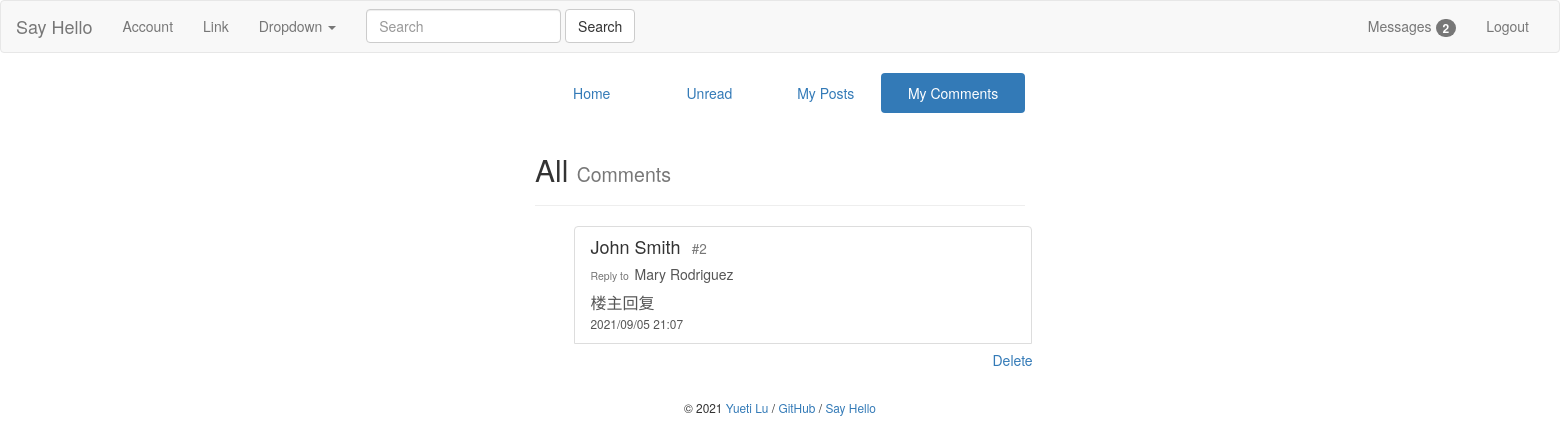
/admin/comments (signed in), run on an earlier commit of the app's database.
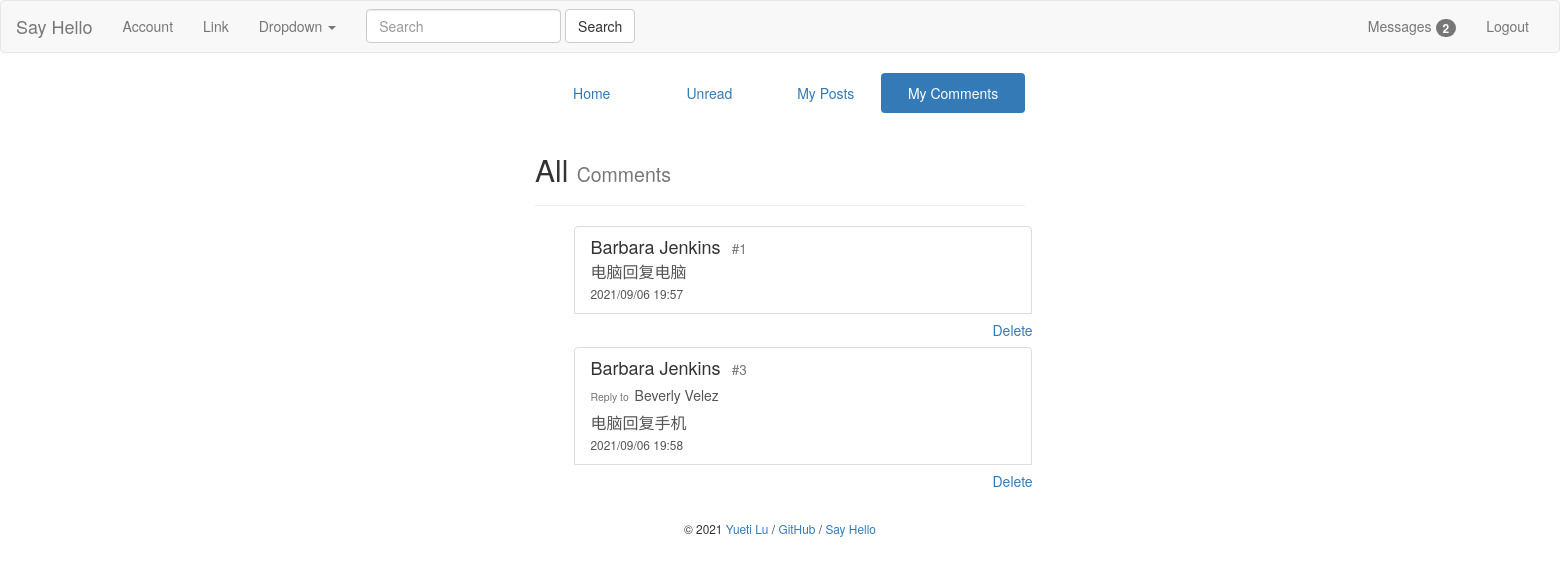
And on a later commit of the database.
### bluelog/models.py (models this page shows)
class Comment(db.Model):
    id = db.Column(db.Integer, primary_key=True)
    name = db.Column(db.String(30))
    body = db.Column(db.Text)
    replyTo = db.Column(db.String(30))
    commentFloor = db.Column(db.Integer)
    from_admin = db.Column(db.Boolean, default=False)
    timestamp = db.Column(db.DateTime, default=datetime.now, index=True)
    post_id = db.Column(db.Integer, db.ForeignKey('post.id'))
    post = db.relationship('Post', back_populates='comments')
    user_id = db.Column(db.Integer, db.ForeignKey('user.id'))
    user = db.relationship('User', back_populates='comments')

### bluelog/blueprints/admin.py (the view)
@admin_bp.route('/comments')
def manageComments():
    if not current_user.is_authenticated:
        return redirect(url_for('blog.index'))
    else:
        allComments = Comment.query.filter(Comment.user_id == current_user.id)
        return render_template('admin/manageComments.html', comments=allComments)

### bluelog/forms.py
class SearchForm(FlaskForm):
    body = StringField('SearchMessage', validators=[DataRequired()])
    submit = SubmitField('Search')

### bluelog/__init__.py (called while the page is built)
def register_template_context(app):
    @app.context_processor
    def injectSearchForm():
        searchForm = SearchForm()
        return dict(searchForm=searchForm)
    @app.context_processor
    def injectUnreadMessage():
        if current_user.is_authenticated:
            user = User.query.get(current_user.id)
            unreadMessageNum = UnreadMessage.query.filter(and_(UnreadMessage.user_id == user.id,
                                                               UnreadMessage.haveRead == 0)).count()
            return dict(unreadMessageNum=unreadMessageNum)
        else:
            return dict(unreadMessageNum=0)

### bluelog/extensions.py (called while the page is built)
@login_manager.user_loader
def load_user(user_id):
    from bluelog.models import User
    user = User.query.get(int(user_id))
    return user

### bluelog/templates/admin/manageComments.html
{% extends 'base.html' %}
{% from "macros.html" import show_flash with context %}
{% from "macros.html" import show_footer %}
{% from "macros.html" import show_comment_in_admin %}
{% block content %}
    <div class="col-md-4"></div>
    <div class="col-md-4">
        <ul class="nav nav-pills nav-justified">
            <li role="presentation"><a href="{{ url_for('admin.index') }}">Home</a></li>
            <li role="presentation"><a href="{{ url_for('admin.manageUnreadMessages') }}">Unread</a></li>
            <li role="presentation"><a href="{{ url_for('admin.managePosts') }}">My Posts</a></li>
            <li role="presentation" class="active"><a href="{{ url_for('admin.manageComments') }}">My Comments</a></li>
        </ul>
        <div class="page-header">
            <h2>All <small>Comments</small></h2>
        </div>
        <ul class="list-group" style="margin:0 auto; width:90%">
            {% for comment in comments %}
                {{ show_comment_in_admin(comment) }}
            {% endfor %}
        </ul>
        {{ show_footer() }}
    </div>
    <div class="col-md-4"></div>
{% endblock content %}

### bluelog/templates/macros.html (shortened to what this page needs)
{% macro show_footer() %}
    <footer class="text-center" style="margin-top: 20px;">
        <small> &copy; 2021 <a href="https://github.com/luyueti111" title="Written by Grey Li">Yueti Lu</a> /
            <a href="https://github.com/luyueti111/Bluelog" title="Fork me on GitHub">GitHub</a> /
            <a href="{{ url_for('blog.hello') }}" title="A HelloFlask project">Say Hello</a>
        </small>
    </footer>
{% endmacro %}
{% macro show_comment_in_admin(comment) %}
    {% set post = comment.post %}
    <div class="container">
        <div class="row">
            <div class="col-md-5">
                <a class="list-group-item" href="{{ url_for('blog.replyPage', post_id=comment.post_id) }}">
                    {% if comment.name == post.name %}
                        <h4 class="list-group-item-heading text-info">{{ comment.name }}<small>&nbsp;&nbsp;&nbsp;#{{ comment.commentFloor }}</small>
                        </h4>
                    {% else %}
                        <h4 class="list-group-item-heading">{{ comment.name }}<small>&nbsp;&nbsp;&nbsp;#{{ comment.commentFloor }}</small>
                        </h4>
                    {% endif %}
                    {% if comment.replyTo is not none %}
                        <h5><small>Reply to&nbsp;&nbsp;</small>{{ comment.replyTo }}</h5>
                    {% endif %}
                    <p class="list-group-item-text"
                       style="width: 100%; word-break: break-all; word-wrap: break-word; font-size: medium">{{ comment.body }}</p>
                    <small>
                        {{ comment.timestamp.strftime('%Y/%m/%d %H:%M') }}
                    </small>
                </a>
                <div class="container">
                    <div class="row">
                        <div class="col-md-4"></div>
                        <div class="col-md-1">
                            <a href="{{ url_for('admin.deleteComment', comment_id=comment.id) }}"
                               class="btn btn-link text-right"
                               onclick="return confirm('Are you Sure?')" style="margin-right: 5%">Delete</a>
                        </div>
                    </div>
                </div>
            </div>
        </div>
    </div>
{% endmacro %}

What changed in the data, as far as the page shows it:
no longer on this page (row edited): Comment: name "John Smith", commentFloor "2", replyTo "Mary Rodriguez", body "楼主回复", timestamp "2021/09/05 21:07"
now on this page (row edited): Comment: name "Barbara Jenkins", commentFloor "1", body "电脑回复电脑", timestamp "2021/09/06 19:57"
added Comment: name "Barbara Jenkins", commentFloor "3", replyTo "Beverly Velez", body "电脑回复手机", timestamp "2021/09/06 19:58"
